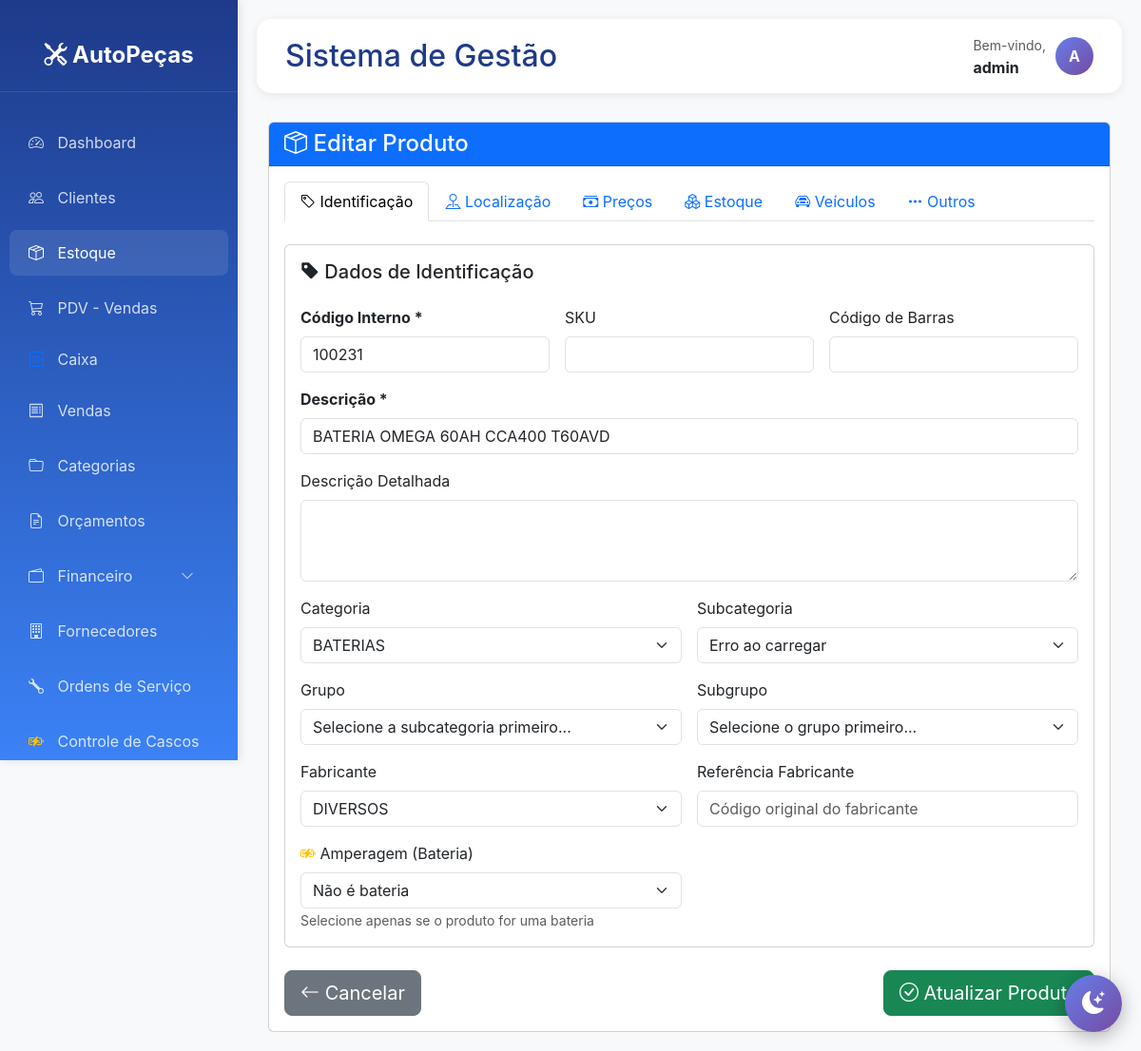
Page /estoque/produto/226/editar/ (signed in) on the earlier database version.
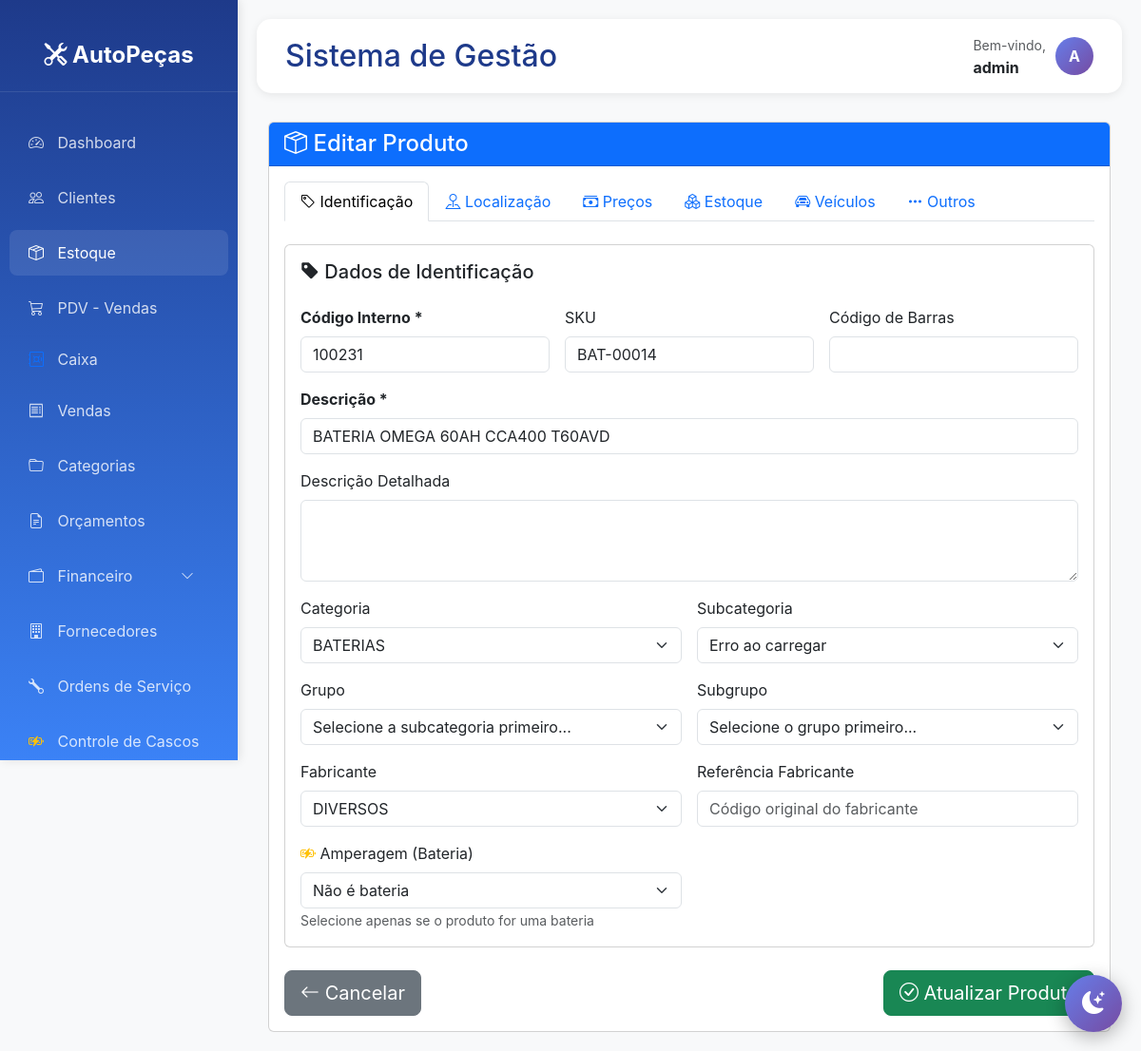
Same page on the later database version.
### estoque/models.py (models this page shows, shortened)
class Produto(models.Model):
    codigo = models.CharField(
        max_length=50,
        unique=True,
        blank=True,  # ✅ Permite vazio no form
        verbose_name='Código Interno'
    )
    codigo_sku = models.CharField(
        max_length=50,
        unique=True,
        blank=True,
        null=True,  # ✅ Permite NULL no banco
        verbose_name='Código SKU'
    )
    codigo_barras = models.CharField(
        max_length=50,
        blank=True,
        null=True,
        verbose_name='Código de Barras/EAN'
    )
    referencia_fabricante = models.CharField(
        max_length=100,
        blank=True,
        null=True,
        verbose_name='Referência do Fabricante'
    )
    descricao = models.CharField(
        max_length=200,
        verbose_name='Descrição'
    )
    descricao_detalhada = models.TextField(
        blank=True,
        null=True,
        verbose_name='Descrição Detalhada'
    )
    categoria = models.ForeignKey(
        'Categoria',
        on_delete=models.SET_NULL,  # ✅ Mudado de PROTECT para SET_NULL
        blank=True,
        null=True,
        related_name='produtos',
        verbose_name='Categoria'
    )
    subcategoria = models.ForeignKey(
        'Subcategoria',
        on_delete=models.SET_NULL,
        blank=True,
        null=True,
        related_name='produtos',
        verbose_name='Subcategoria'
    )
    grupo = models.ForeignKey(
        'Grupo',
        on_delete=models.SET_NULL,
        blank=True,
        null=True,
        related_name='produtos',
        verbose_name='Grupo'
    )
    subgrupo = models.ForeignKey(
        'Subgrupo',
        on_delete=models.SET_NULL,
        blank=True,
        null=True,
        related_name='produtos',
        verbose_name='Subgrupo'
    )
    amperagem_bateria = models.ForeignKey(
        'AmperagemBateria',
        on_delete=models.SET_NULL,
        blank=True,
        null=True,
        related_name='produtos',
        verbose_name='Amperagem (Bateria)',
        help_text='Preencher apenas se o produto for uma bateria'
    )
    fabricante = models.ForeignKey(
        'Fabricante',
        on_delete=models.SET_NULL,  # ✅ Mudado de PROTECT para SET_NULL
        blank=True,
        null=True,
        related_name='produtos',
        verbose_name='Fabricante'
    )
    fornecedor_principal = models.ForeignKey(
        'Fornecedor',
        on_delete=models.SET_NULL,
        blank=True,
        null=True,
        related_name='produtos_principal',
        verbose_name='Fornecedor Principal',
        help_text='Fornecedor com melhor preço atual'
    )
    fornecedores_alternativos = models.ManyToManyField(
        'Fornecedor',
        blank=True,
        related_name='produtos_alternativos',
        verbose_name='Fornecedores Alternativos'
    )
    LOJA_CHOICES = [
        ('1', 'Loja 1'),
        ('2', 'Loja 2'),
    ]
    loja = models.CharField(
        max_length=1,
        choices=LOJA_CHOICES,
        default='1',  # ✅ Valor default
        blank=True,
        verbose_name='Loja'
    )
    setor = models.CharField(
        max_length=50,
        blank=True,
        null=True,
        default='',  # ✅ Valor default vazio
        verbose_name='Setor'
    )
    PRATELEIRA_CHOICES = [
        ('', 'Não definida'),
        ('A', 'Prateleira A'),
        ('B', 'Prateleira B'),
        ('C', 'Prateleira C'),
        ('D', 'Prateleira D'),
        ('E', 'Prateleira E'),
        ('F', 'Prateleira F'),
        ('G', 'Prateleira G'),
        ('H', 'Prateleira H'),
    ]
    prateleira = models.CharField(
        max_length=1,
        choices=PRATELEIRA_CHOICES,
        blank=True,
        null=True,
        default='',
        verbose_name='Prateleira'
    )
    divisao_prateleira = models.CharField(
        max_length=10,
        blank=True,
        null=True,
        default='',
        verbose_name='Divisão/Gaveta'
    )
    preco_custo = models.DecimalField(
        max_digits=10,
        decimal_places=2,
        default=Decimal('0.00'),  # ✅ Default 0
        blank=True,
        null=True,
        verbose_name='Preço de Custo'
    )
    preco_venda_dinheiro = models.DecimalField(
        max_digits=10,
        decimal_places=2,
        default=Decimal('0.00'),
        blank=True,
        null=True,
        verbose_name='Preço à Vista (Dinheiro)'
    )
    preco_venda_debito = models.DecimalField(
        max_digits=10,
        decimal_places=2,
        blank=True,
        null=True,
        default=Decimal('0.00'),
        verbose_name='Preço no Débito'
    )
    preco_venda_credito = models.DecimalField(
        max_digits=10,
        decimal_places=2,
        blank=True,
        null=True,
        default=Decimal('0.00'),
        verbose_name='Preço no Crédito'
    )
    preco_atacado = models.DecimalField(
        max_digits=10,
        decimal_places=2,
        blank=True,
        null=True,
        default=Decimal('0.00'),
        verbose_name='Preço Atacado'
    )
    quantidade_minima_atacado = models.IntegerField(
        default=10,
        blank=True,
        null=True,
        verbose_name='Qtd Mínima p/ Atacado'
    )
    preco_promocional = models.DecimalField(
        max_digits=10,
        decimal_places=2,
        blank=True,
        null=True,
        default=Decimal('0.00'),
        verbose_name='Preço Promocional'
    )
    estoque_atual = models.IntegerField(
        default=0,  # ✅ Default 0
        blank=True,
        verbose_name='Estoque Atual'
    )
    estoque_reservado = models.IntegerField(
        default=0,
        blank=True,
        verbose_name='Estoque Reservado'
    )
    estoque_minimo = models.IntegerField(
        default=0,
        blank=True,
        verbose_name='Estoque Mínimo'
    )
    estoque_maximo = models.IntegerField(
        default=0,
        blank=True,
        verbose_name='Estoque Máximo'
    )
    quantidade_reposicao = models.IntegerField(
        default=0,
        blank=True,
        verbose_name='Qtd Sugerida para Reposição'
    )
    versoes_compativeis = models.ManyToManyField(
        'VeiculoVersao',
        blank=True,
        related_name='produtos',
        verbose_name='Versões Compatíveis',
        help_text='Selecione todas as versões de veículos compatíveis'
    )
    aplicacao_generica = models.TextField(
        blank=True,
        null=True,
        default='',
        verbose_name='Aplicação Genérica',
        help_text='Texto livre para descrever compatibilidade'
    )
    peso = models.DecimalField(
        max_digits=8,
        decimal_places=3,
        blank=True,
        null=True,
        default=Decimal('0.000'),
        verbose_name='Peso (kg)'
    )
    comprimento = models.DecimalField(
        max_digits=8,
        decimal_places=2,
        blank=True,
        null=True,
        default=Decimal('0.00'),
        verbose_name='Comprimento (cm)'
    )
    largura = models.DecimalField(
        max_digits=8,
        decimal_places=2,
        blank=True,
        null=True,
        default=Decimal('0.00'),
        verbose_name='Largura (cm)'
    )
    altura = models.DecimalField(
        max_digits=8,
        decimal_places=2,
        blank=True,
        null=True,
        default=Decimal('0.00'),
        verbose_name='Altura (cm)'
    )
    ncm = models.CharField(
        max_length=10,
        blank=True,
        null=True,
        default='',
        verbose_name='NCM'
    )
    UNIDADE_CHOICES = [
        ('UN', 'Unidade'),
        ('PC', 'Peça'),
        ('CJ', 'Conjunto'),
        ('KIT', 'Kit'),
        ('PAR', 'Par'),
        ('JG', 'Jogo'),
        ('CX', 'Caixa'),
        ('MT', 'Metro'),
        ('LT', 'Litro'),
        ('KG', 'Quilograma'),
    ]
    unidade_medida = models.CharField(
        max_length=5,
        choices=UNIDADE_CHOICES,
        default='UN',
        blank=True,
        verbose_name='Unidade de Medida'
    )
    garantia_meses = models.IntegerField(
        default=0,
        blank=True,
        null=True,
        verbose_name='Garantia (meses)'
    )
    ativo = models.BooleanField(
        default=True,  # ✅ Default True
        verbose_name='Produto Ativo'
    )
    destaque = models.BooleanField(
        default=False,
        verbose_name='Em Destaque'
    )
    promocao = models.BooleanField(
        default=False,
        verbose_name='Em Promoção'
    )
    imagem = models.ImageField(
        upload_to='produtos/',
        blank=True,
        null=True,
        verbose_name='Imagem Principal'
    )
    aplicar_imposto_4 = models.BooleanField(
        default=False,
        verbose_name='Aplicar Imposto 4% (Simples Nacional)',
        help_text='Marca se este produto deve ter 4% de imposto incluído no preço final'
    )
    preco_customizado_cartao = models.BooleanField(
        default=False,
        verbose_name='Usar Preços Customizados no Cartão',
        help_text='Se marcado, você define preços manualmente por parcela. Se desmarcado, usa taxa automática.'
    )
    preco_credito_2x = models.DecimalField(
        max_digits=10,
        decimal_places=2,
        blank=True,
        null=True,
        verbose_name='Preço Crédito 2x',
        help_text='Preço customizado para 2 parcelas'
    )
    preco_credito_3x = models.DecimalField(
        max_digits=10,
        decimal_places=2,
        blank=True,
        null=True,
        verbose_name='Preço Crédito 3x'
    )
    preco_credito_4x = models.DecimalField(
        max_digits=10,
        decimal_places=2,
        blank=True,
        null=True,
        verbose_name='Preço Crédito 4x'
    )
    preco_credito_5x = models.DecimalField(
        max_digits=10,
        decimal_places=2,
        blank=True,
        null=True,
        verbose_name='Preço Crédito 5x'
    )
    preco_credito_6x = models.DecimalField(
        max_digits=10,
        decimal_places=2,
        blank=True,
        null=True,
        verbose_name='Preço Crédito 6x'
    )
    preco_credito_7x = models.DecimalField(
        max_digits=10,
        decimal_places=2,
        blank=True,
        null=True,
        verbose_name='Preço Crédito 7x'
    )
    preco_credito_8x = models.DecimalField(
        max_digits=10,
        decimal_places=2,
        blank=True,
        null=True,
        verbose_name='Preço Crédito 8x'
    )
    preco_credito_9x = models.DecimalField(
        max_digits=10,
        decimal_places=2,
        blank=True,
        null=True,
        verbose_name='Preço Crédito 9x'
    )
    preco_credito_10x = models.DecimalField(
        max_digits=10,
        decimal_places=2,
        blank=True,
        null=True,
        verbose_name='Preço Crédito 10x'
    )
    preco_credito_11x = models.DecimalField(
        max_digits=10,
        decimal_places=2,
        blank=True,
        null=True,
        verbose_name='Preço Crédito 11x'
    )
    preco_credito_12x = models.DecimalField(
        max_digits=10,
        decimal_places=2,
        blank=True,
        null=True,
        verbose_name='Preço Crédito 12x'
    )
    observacoes = models.TextField(
        blank=True,
        null=True,
        default='',
        verbose_name='Observações'
    )
    data_cadastro = models.DateTimeField(
        auto_now_add=True,
        verbose_name='Data de Cadastro'
    )
    data_atualizacao = models.DateTimeField(
        auto_now=True,
        verbose_name='Última Atualização'
    )
    class Meta:
        verbose_name = 'Produto'
        verbose_name_plural = 'Produtos'
        ordering = ['descricao']
        indexes = [
            models.Index(fields=['codigo']),
            models.Index(fields=['codigo_sku']),
            models.Index(fields=['codigo_barras']),
            models.Index(fields=['categoria', 'subcategoria']),
        ]

### core/views.py (the view)
# urls.py: path('estoque/produto/<int:produto_id>/editar/', core_views.editar_produto, name='editar_produto'),
@login_required
def editar_produto(request, produto_id):
    produto = get_object_or_404(Produto, id=produto_id)
    if request.method == 'POST':
        form = ProdutoForm(request.POST, request.FILES, instance=produto)
        if form.is_valid():
            try:
                produto = form.save()
                versoes_ids = request.POST.getlist('versoes_compativeis')
                produto.versoes_compativeis.set(versoes_ids)
                messages.success(request, f'✅ Produto "{produto.codigo}" atualizado!')
                return redirect('detalhe_produto', produto_id=produto.id)
            except Exception as e:
                messages.error(request, f'❌ Erro ao atualizar produto: {str(e)}')
        else:
            for field, errors in form.errors.items():
                for error in errors:
                    messages.error(request, f'{form.fields[field].label}: {error}')
    else:
        form = ProdutoForm(instance=produto)
    montadoras = Montadora.objects.filter(ativa=True).order_by('ordem', 'nome')
    context = {
        'form': form,
        'produto': produto,
        'montadoras': montadoras,
        'categorias': Categoria.objects.filter(ativo=True).order_by('nome'),
        'editando': True,
        'produto': produto,
        'amperagens': AmperagemBateria.objects.filter(ativo=True).order_by('ordem'),
    }
    return render(request, 'core/produto_form.html', context)

### templates/core/produto_form.html (shortened to what the changed rows need)
{% extends 'base.html' %}
{% load l10n %}
{% load static %}
{% block extra_css %}
<link rel="stylesheet" href="https://cdn.jsdelivr.net/npm/sweetalert2@11/dist/sweetalert2.min.css">
{% endblock %}
{% block content %}
<div class="container-fluid">
    <div class="card">
        <div class="card-body">
            <form method="post" enctype="multipart/form-data" id="produtoForm">
                <div class="tab-content" id="produtoTabContent">
                    <div class="tab-pane fade show active" id="identificacao" role="tabpanel">
                        <div class="card mb-4">
                            <div class="card-body">
                                <div class="row g-3">
                                    <div class="col-md-4">
                                        <label class="form-label fw-bold">Código Interno *</label>
                                        <input type="text" name="codigo"
                                               class="form-control {% if form.codigo.errors %}is-invalid{% endif %}"
                                               value="{{ form.codigo.value|default:'' }}" required>
                                    </div>
                                    <div class="col-md-4">
                                        <label class="form-label">SKU</label>
                                        <input type="text" name="codigo_sku"
                                               class="form-control"
                                               value="{{ form.codigo_sku.value|default:'' }}">
                                    </div>
                                    <div class="col-md-12">
                                        <label class="form-label fw-bold">Descrição *</label>
                                        <input type="text" name="descricao"
                                               class="form-control {% if form.descricao.errors %}is-invalid{% endif %}"
                                               value="{{ form.descricao.value|default:'' }}" required>
                                    </div>
                                </div>
                            </div>
                        </div>
                    </div>
                </div>
            </form>
        </div>
    </div>
</div>
{% endblock %}

Differences in the rows shown:
changed Produto "BATERIA OMEGA 60AH CCA400 T60AVD": codigo_sku (not shown) → "BAT-00014"
